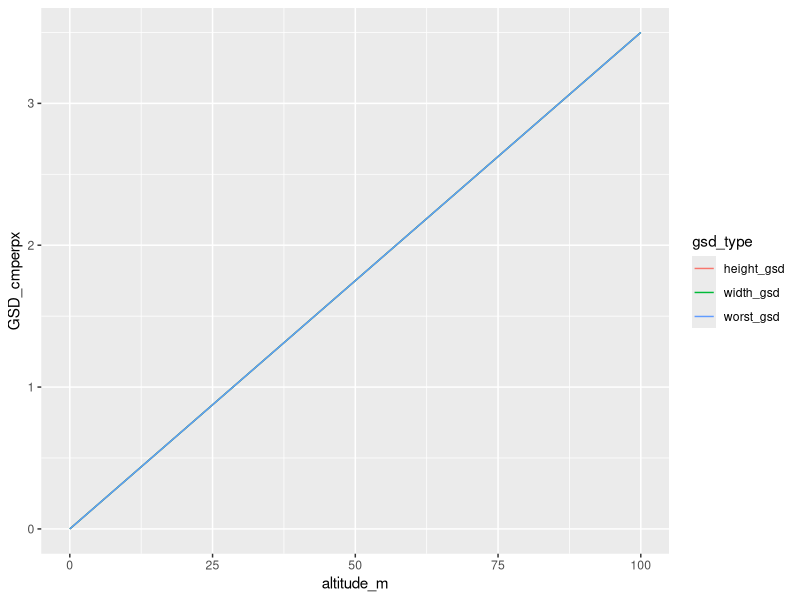
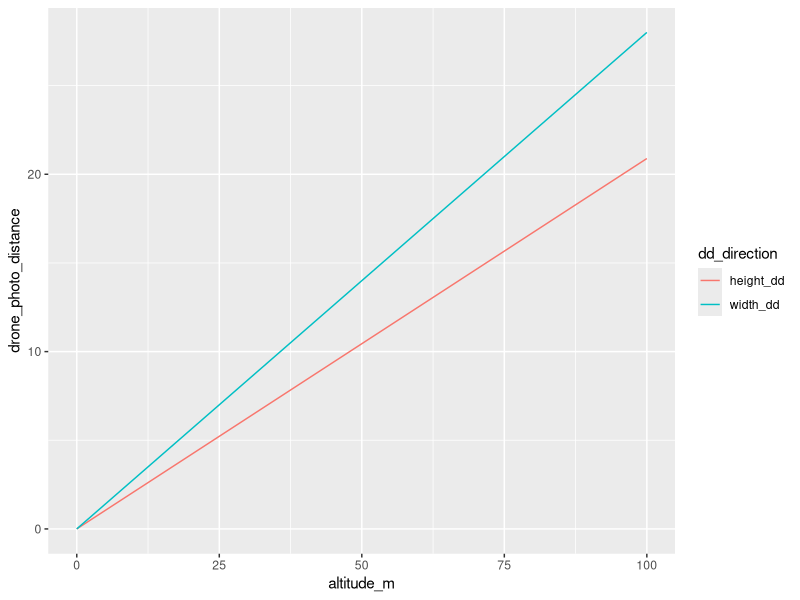
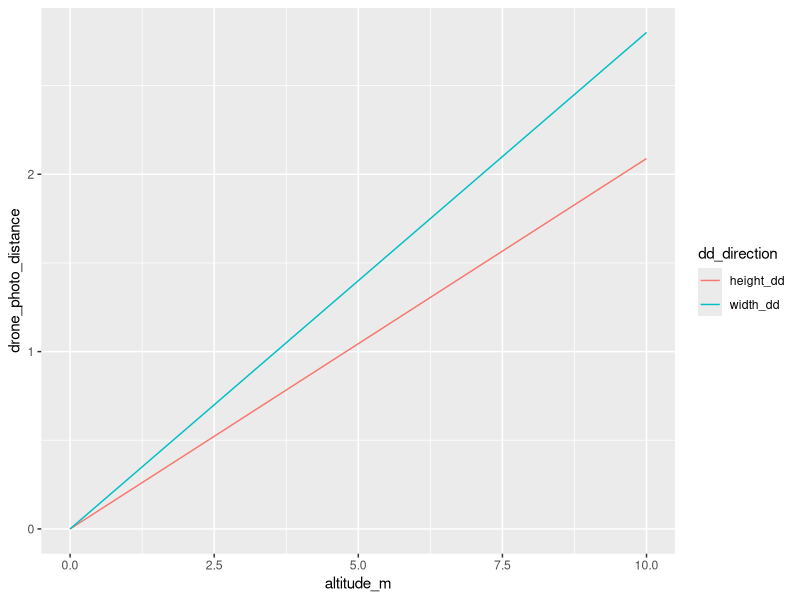
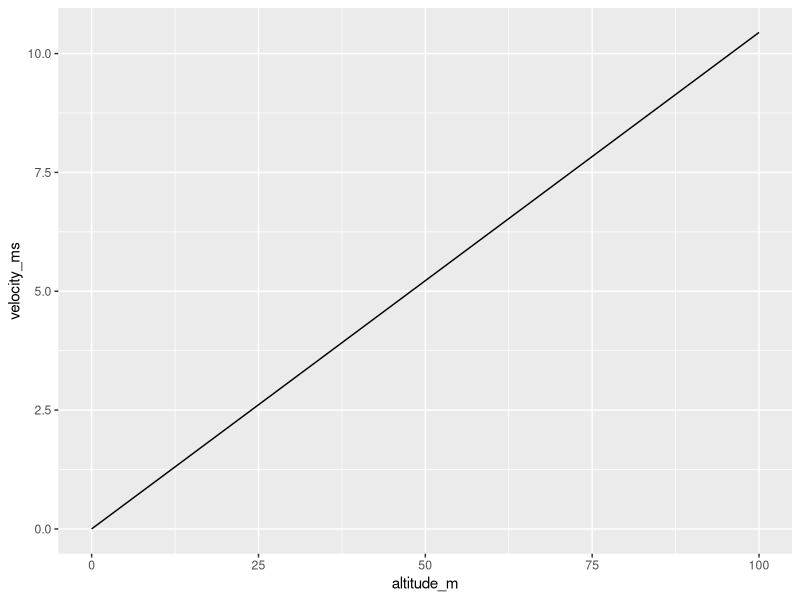
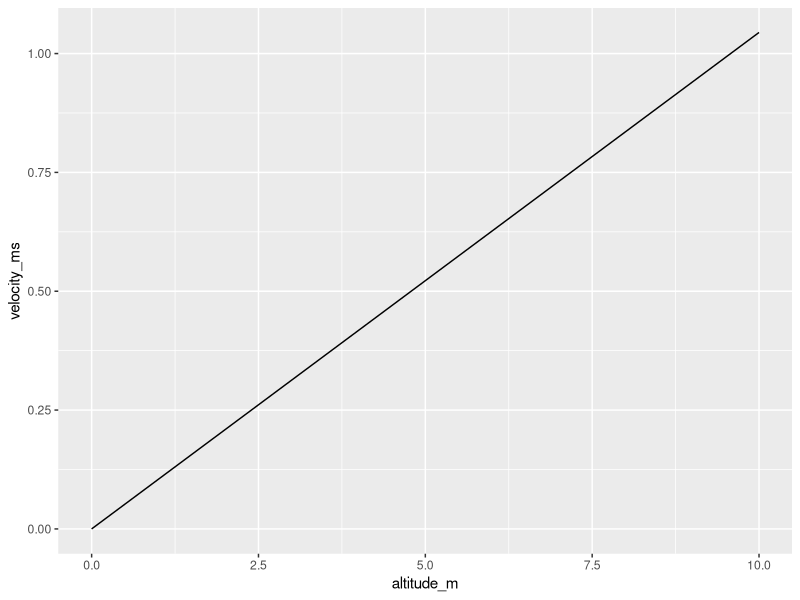
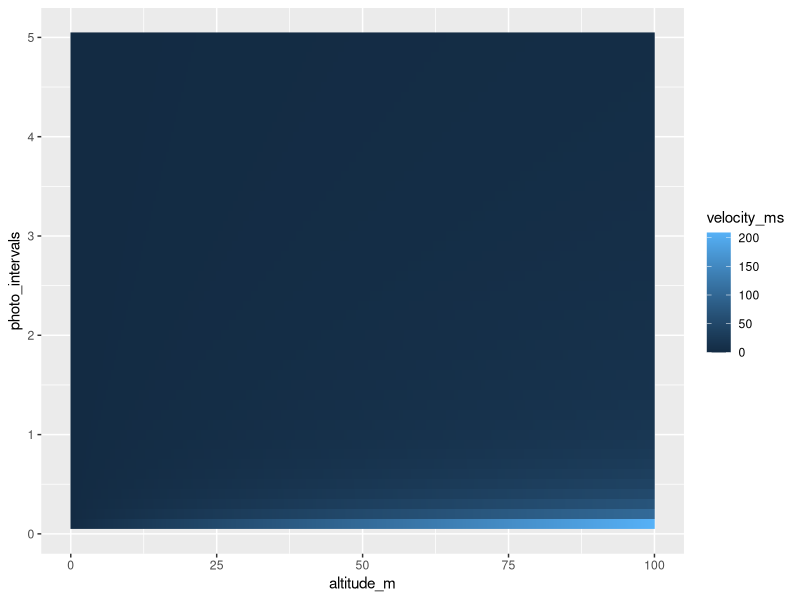
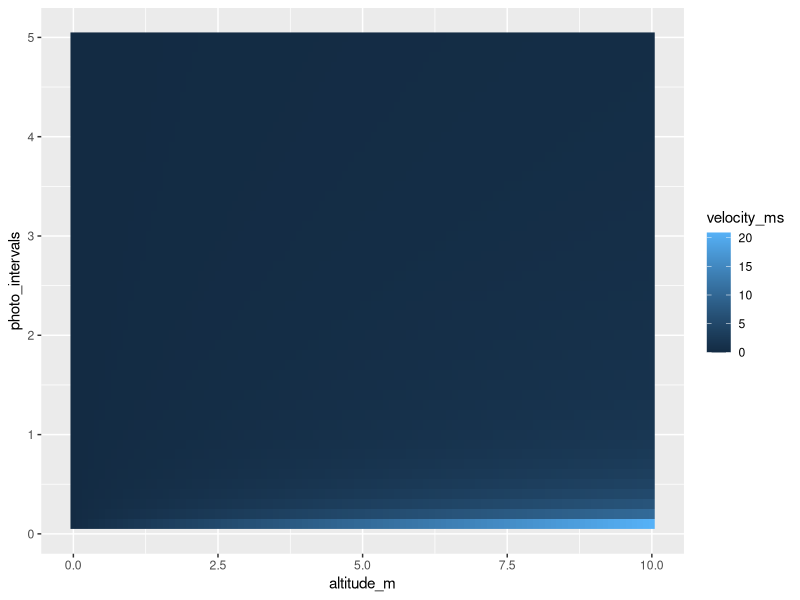
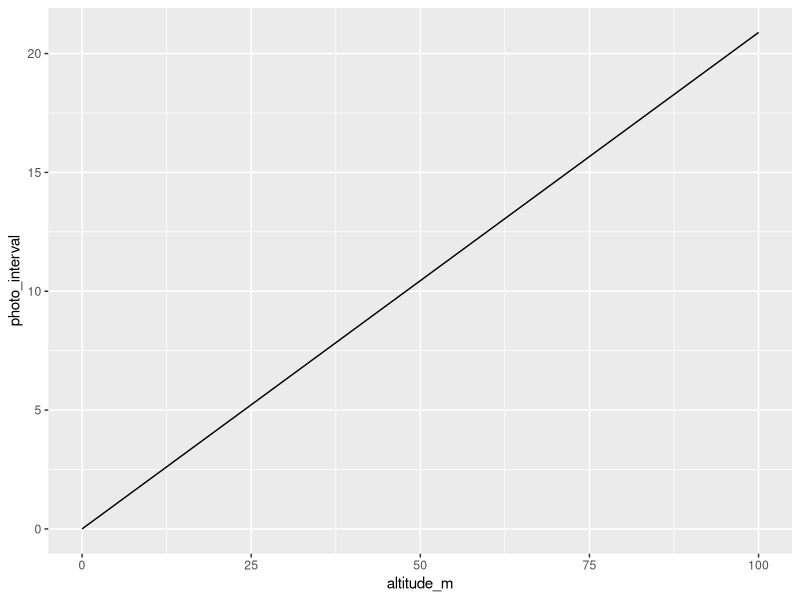

R code for these plots, in order:
## ---- chunk 1
library(dplyr)
library(ggplot2)
## ---- chunk 2

sw <- 6.3
sh <- 4.7
## ---- chunk 3
Iw <- 4000
Ih <- 3000
## ---- chunk 4
Focal <- 4.5 
## ---- chunk 5
get_gsd <- function(H_m, focal_mm, sensor_mm, image_px, h_units = 'm') {
  # make cm
  if (h_units == 'm') {H_m = H_m * 100} else if (h_units != 'cm') {stop("units not supported")}
  gsd <- (H_m * sensor_mm)/(focal_mm * image_px)
}
## ---- chunk 6
worst_gsd <- function(H_m, focal_mm, sensor_w, sensor_h, image_w, image_h, h_units = 'm') {
  gsd_w <- get_gsd(H_m, focal_mm, sensor_w, image_w)
  gsd_h <- get_gsd(H_m, focal_mm, sensor_h, image_h)
  
  gsd <- pmax(gsd_w, gsd_h)
}
## ---- chunk 7
heights <- seq(0, 100, by = 0.1)
mini_gsd_w <- get_gsd(heights, Focal, sw, Iw)
mini_gsd_h <- get_gsd(heights, Focal, sh, Ih)

mini_gsd_worst <- worst_gsd(heights, Focal, sw, sh, Iw, Ih)
## ---- chunk 8
mini_gsd <- tibble(altitude_m = heights, width_gsd = mini_gsd_w, height_gsd = mini_gsd_w, worst_gsd = mini_gsd_worst)
## ---- chunk 9
mini_gsd |> 
  tidyr::pivot_longer(cols = ends_with('gsd'), names_to = 'gsd_type', values_to = 'GSD_cmperpx') |> 
ggplot(aes(x = altitude_m, y = GSD_cmperpx, color = gsd_type)) + geom_line()
## ---- chunk 10
format(mini_gsd_w[which(heights == 2)], scientific = FALSE)
## ---- chunk 11
ground_dist <- function(image_px, gsd_cmpx) {
  D <- image_px*gsd_cmpx/100
}
## ---- chunk 12
drone_dist <- function(ground_dist_m, overlap_prop) {
  d <- ground_dist_m * (1-overlap_prop)
}
## ---- chunk 13
photo_interval <- function(drone_dist_m, v_ms) {
  t <- drone_dist_m/v_ms
}
## ---- chunk 14
velocity <- function(drone_dist_m, p_s) {
  v <- drone_dist_m/p_s
}
## ---- chunk 15
drone_dist_from_gsd <- function(image_px, gsd_cmpx, overlap_prop) {
  D <- ground_dist(image_px, gsd_cmpx)
  dd <- drone_dist(D, overlap_prop)
}
## ---- chunk 16
photo_interval_from_gsd <- function(image_px, gsd_cmpx, overlap_prop, v_ms) {
  dd <- drone_dist_from_gsd(image_px, gsd_cmpx, overlap_prop)
  t <- photo_interval(dd, v_ms)
}
## ---- chunk 17
velocity_from_gsd <- function(image_px, gsd_cmpx, overlap_prop, p_s) {
  dd <- drone_dist_from_gsd(image_px, gsd_cmpx, overlap_prop)
  v <- velocity(dd, p_s)
}
## ---- chunk 18
drone_dist_H_o <- function(H_m, overlap_prop, 
                           focal_mm, sensor_mm, image_px, 
                          h_units = 'm') {
  gsd <- get_gsd(H_m, focal_mm, 
                   sensor_mm, 
                   image_px, 
                   h_units = 'm')
  
  gD <- ground_dist(image_px, gsd)
  
  dd <- drone_dist(gD, overlap_prop)
  
  return(dd)
}
## ---- chunk 19
v_H_o <- function(H_m, overlap_prop, p_s,
                           focal_mm, sensor_mm, image_px, 
                          h_units = 'm') {
  dd <- drone_dist_H_o(H_m, overlap_prop,
                           focal_mm, sensor_mm, image_px, 
                          h_units = 'm')
  v <- dd/p_s # could use velocity(dd/ps), but not worth it here.
  return(v)
}
## ---- chunk 20
t_H_o <- function(H_m, overlap_prop, v_ms,
                           focal_mm, sensor_mm, image_px, 
                          h_units = 'm') {
  dd <- drone_dist_H_o(H_m, overlap_prop,
                           focal_mm, sensor_mm, image_px, 
                          h_units = 'm')
  t <- dd/v_ms # could use velocity(dd/ps), but not worth it here.
  
  return(t)
}
## ---- chunk 21
dd_h <- drone_dist_H_o(heights, 0.8,
                       Focal, sh, Ih)

dd_w <- drone_dist_H_o(heights, 0.8,
                       Focal, sw, Iw)

## ---- chunk 22
dd_hw <- tibble(altitude_m = heights, width_dd = dd_w, height_dd = dd_h) |> 
  tidyr::pivot_longer(cols = ends_with('dd'), names_to = 'dd_direction', values_to = 'drone_photo_distance')
## ---- chunk 23
ggplot(dd_hw, aes(x = altitude_m, y = drone_photo_distance, color = dd_direction)) + geom_line()
## ---- chunk 24
dd_hw |> 
  dplyr::filter(altitude_m <= 10) |> 
ggplot(aes(x = altitude_m, y = drone_photo_distance, color = dd_direction)) + geom_line()
## ---- chunk 25
dd_hw |> 
  dplyr::filter(altitude_m %in% c(2,4))
## ---- chunk 26
v_h <- v_H_o(heights, 0.8, 2,
                       Focal, sh, Ih)

v_tib <- tibble(altitude_m = heights, velocity_ms = v_h)
## ---- chunk 27
ggplot(v_tib, aes(x = altitude_m, y = velocity_ms)) + geom_line()
## ---- chunk 28
v_tib |> 
  dplyr::filter(altitude_m <= 10) |> 
ggplot(aes(x = altitude_m, y = velocity_ms)) + geom_line()
## ---- chunk 29
v_tib |> 
  dplyr::filter(altitude_m %in% c(2, 4)) 
## ---- chunk 30
intervals <- seq(0.1, 5, by = 0.1)

vel_map <- tidyr::expand_grid(altitude_m = heights, photo_intervals = intervals) |> 
  mutate(velocity_ms = v_H_o(altitude_m, 0.8, photo_intervals,
                       Focal, sh, Ih))
## ---- chunk 31
vel_map |> 
ggplot(aes(x = altitude_m, y = photo_intervals, fill = velocity_ms)) + geom_raster()
## ---- chunk 32
vel_map |> 
  dplyr::filter(altitude_m <= 10) |> 
ggplot(aes(x = altitude_m, y = photo_intervals, fill = velocity_ms)) + geom_raster()
## ---- chunk 33
t_h <- t_H_o(heights, 0.8, 1,
                       Focal, sh, Ih)

t_tib <- tibble(altitude_m = heights, photo_interval = t_h)
## ---- chunk 34
t_tib |> 
  ggplot(aes(x = altitude_m, y = photo_interval)) + geom_line()
## ---- chunk 35
t_tib |> 
  dplyr::filter(altitude_m <= 10) |> 
  ggplot(aes(x = altitude_m, y = photo_interval)) + geom_line()
## ---- chunk 36
speeds <- seq(0.1, 5, by = 0.1)

interval_map <- tidyr::expand_grid(altitude_m = heights, velocity_m = speeds) |> 
  mutate(photo_interval = t_H_o(altitude_m, 0.8, velocity_m,
                       Focal, sh, Ih))
## ---- chunk 37
interval_map |> 
  dplyr::filter(altitude_m <= 10) |> 
ggplot(aes(x = altitude_m, y = velocity_m, fill = photo_interval)) + geom_raster()
